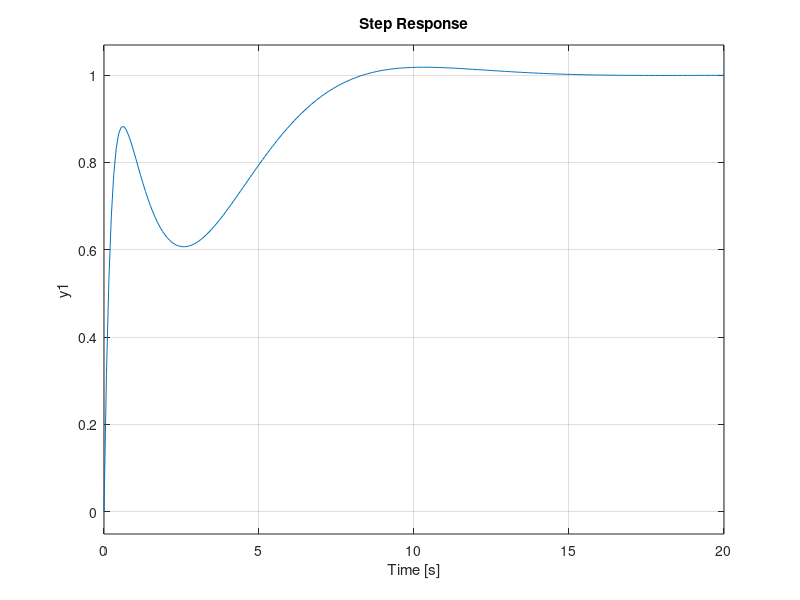

Write the MATLAB code that produced this figure. (Note: this script raises an error after producing the figure.)
s=tf('s');
G=2/(s^2+0.03*s+2.25);
%se quiere que ess = 0 para step,
%tss <= 10 para step, overshoot <= 10% para step
step(G)
hold on
t=feedback(G,1);
step(t)
C=0.625+2.375*s+(0.645/s);%controlador pid hallado
t1=feedback(C*G,1);
step(t1)
%al modificar E y wn se llego que kp=0.625, kd=2.375, ki=0.645
roots([1 0.798 0.3249])
rlocus(s^2+0.798*s+0.3249)